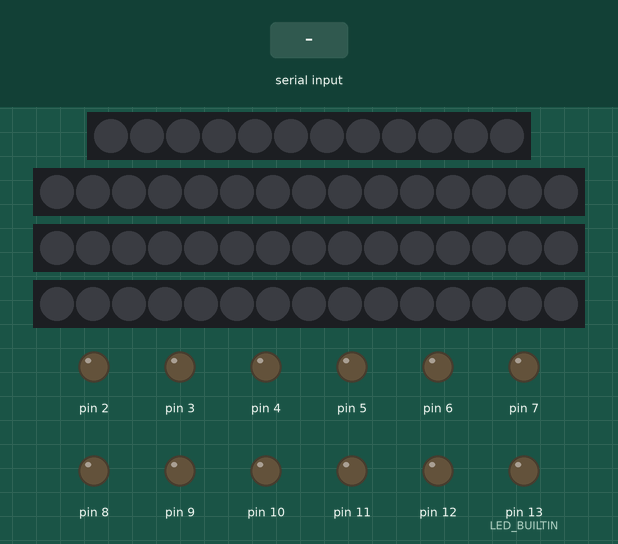
Simulated run of this sketch. Board: Arduino Uno, built with avr-gcc and run on an emulated ATmega328P. Shown: 12 RGB LEDs in strip order, left to right, 3 × 15 RGB LEDs in strip order, left to right, output pins drawn as LEDs (lit = HIGH). The inputs (shaded band) are chosen by the test bench. Dim RGB values are drawn brighter than linear; what the sketch prints to the serial monitor is not drawn.

Above: at 1.2 s.
1.3 s: "30,150\n" received over Serial
At 4.0 s:
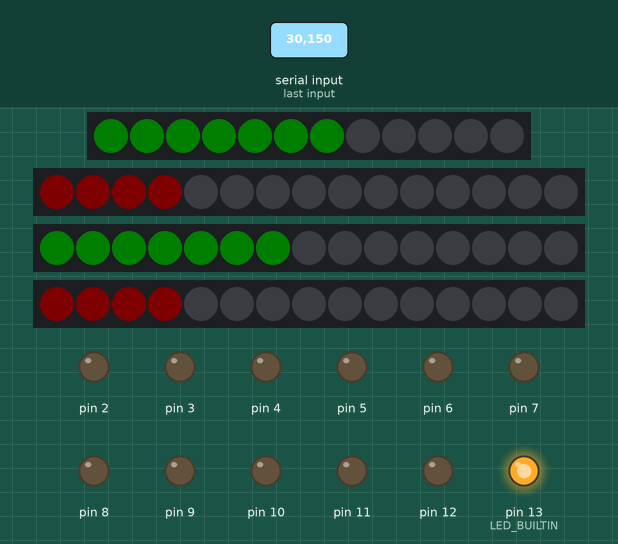
4.3 s: "100\n" received over Serial
At 5.8 s:
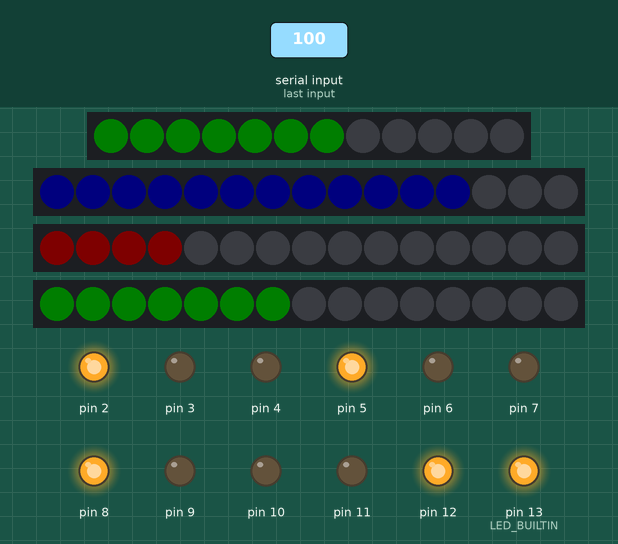
6.9 s: "101\n" received over Serial
At 8.9 s:
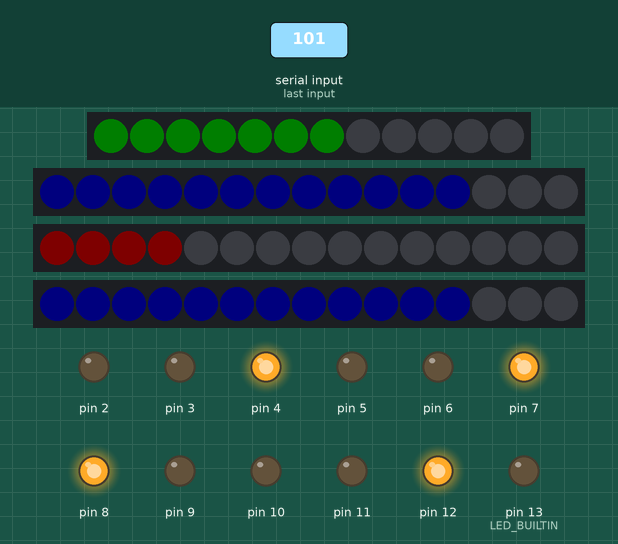
9.5 s: "103\n" received over Serial
At 10.9 s:
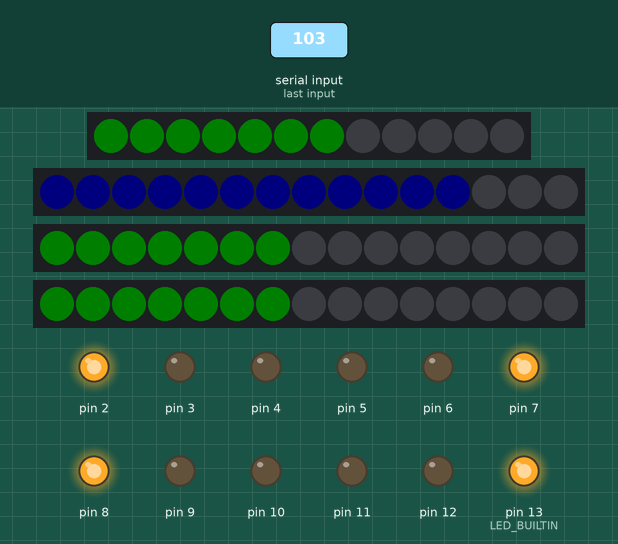
12.1 s: "0\n" received over Serial
At 14.4 s:
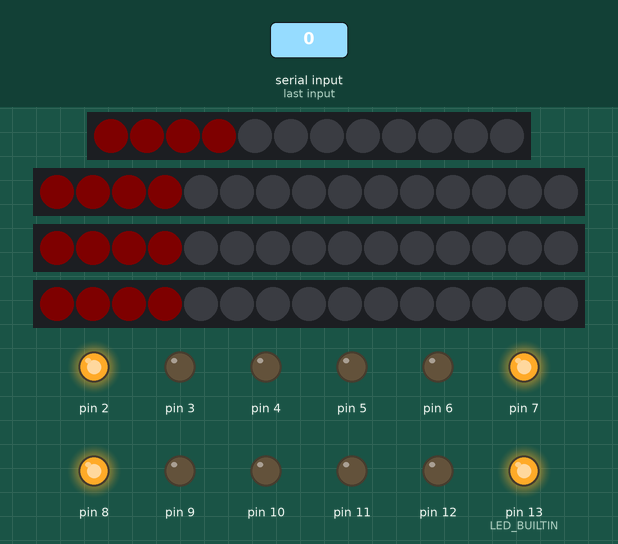
15.1 s: "102\n" received over Serial
At 17.0 s:
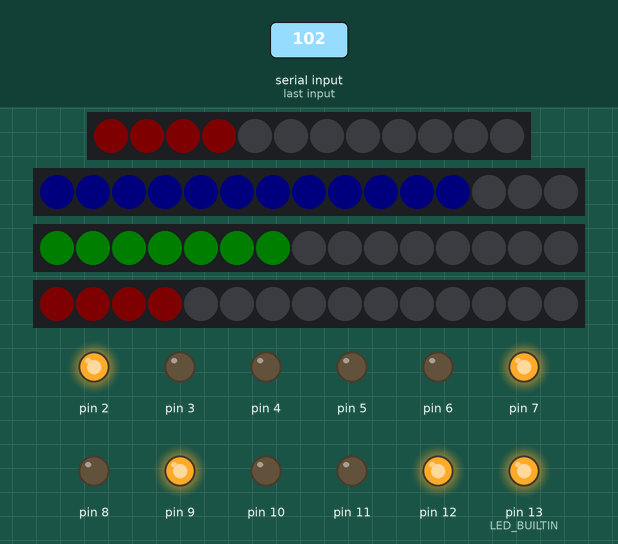
Timing chart, 0 to 18.1 s (numbered marks = the images above; inputs shaded):
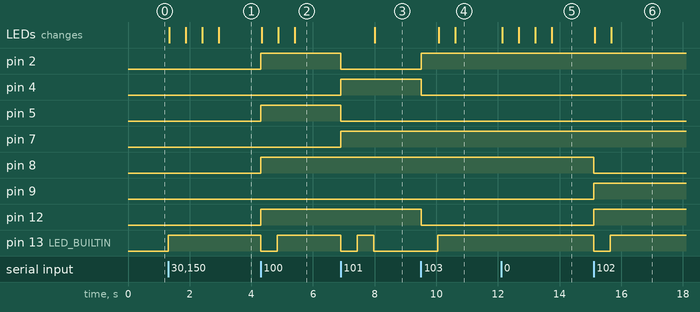

The sketch:

Arduino_from_Python.ino
```cpp
#include <FastLED.h>

#define LED_PIN_W     A2
#define LED_PIN_N     A3
#define LED_PIN_E     A4
#define LED_PIN_S     A5

#define NUM_leds_W    12
#define NUM_leds_N    15
#define NUM_leds_E    15
#define NUM_leds_S    15


CRGB leds_W[NUM_leds_W];
CRGB leds_N[NUM_leds_N];
CRGB leds_E[NUM_leds_E];
CRGB leds_S[NUM_leds_S];

String incomingByte ;
int west,north,east,south,byte_to_int,byte_to_int_action;
void setup() {

  Serial.begin(9600);

  pinMode(LED_BUILTIN, OUTPUT);
  FastLED.addLeds<WS2812, LED_PIN_W, GRB>(leds_W, NUM_leds_W);
  FastLED.addLeds<WS2812, LED_PIN_N, GRB>(leds_N, NUM_leds_N);
  FastLED.addLeds<WS2812, LED_PIN_E, GRB>(leds_E, NUM_leds_E);
  FastLED.addLeds<WS2812, LED_PIN_S, GRB>(leds_S, NUM_leds_S);
  FastLED.setBrightness(  4 );
  pinMode(8, OUTPUT);
  pinMode(5, OUTPUT);
  pinMode(2, OUTPUT);
  pinMode(3, OUTPUT);
  pinMode(4, OUTPUT);
  pinMode(10, OUTPUT);
  pinMode(6, OUTPUT);
  pinMode(7, OUTPUT);
  pinMode(9, OUTPUT);
  pinMode(11, OUTPUT);
  pinMode(13, OUTPUT);
  pinMode(12, OUTPUT);

}
void loop() {

  if (Serial.available() > 0) {

  incomingByte = Serial.readStringUntil('\n');
  byte_to_int_action=incomingByte.toInt();

  if (byte_to_int_action==100){
    digitalWrite(LED_BUILTIN, HIGH);
    digitalWrite(7, LOW);
    digitalWrite(6, LOW);
    digitalWrite(5, HIGH);

    digitalWrite(2, HIGH);
    digitalWrite(3, LOW);
    digitalWrite(4, LOW);

    digitalWrite(8, HIGH);
    digitalWrite(10, LOW);
    digitalWrite(9, LOW);

    digitalWrite(12, HIGH);
    digitalWrite(11, LOW);
    digitalWrite(13, LOW);
    //delay(500);
  }

  else if (byte_to_int_action==101){
    digitalWrite(7, HIGH);
    digitalWrite(6, LOW);
    digitalWrite(5, LOW);

    digitalWrite(2, LOW);
    digitalWrite(3, LOW);
    digitalWrite(4, HIGH);

    digitalWrite(8, HIGH);
    digitalWrite(10, LOW);
    digitalWrite(9, LOW);

    digitalWrite(12, HIGH);
    digitalWrite(11, LOW);
    digitalWrite(13, LOW);
//    delay(500);
  }

  else if (byte_to_int_action==102){
    digitalWrite(7, HIGH);
    digitalWrite(6, LOW);
    digitalWrite(5, LOW);

    digitalWrite(2, HIGH);
    digitalWrite(3, LOW);
    digitalWrite(4, LOW);

    digitalWrite(8, LOW);
    digitalWrite(10, LOW);
    digitalWrite(9, HIGH);

    digitalWrite(12, HIGH);
    digitalWrite(11, LOW);
    digitalWrite(13, LOW);
//    delay(500);
  }

  else if (byte_to_int_action==103){
    digitalWrite(7, HIGH);
    digitalWrite(6, LOW);
    digitalWrite(5, LOW);

    digitalWrite(2, HIGH);
    digitalWrite(3, LOW);
    digitalWrite(4, LOW);

    digitalWrite(8, HIGH);
    digitalWrite(10, LOW);
    digitalWrite(9, LOW);

    digitalWrite(12, LOW);
    digitalWrite(11, LOW);
    digitalWrite(13, HIGH);
//    delay(500);
  }


  byte_to_int=incomingByte.toInt();
    west=byte_to_int/27;
    north=(byte_to_int%27)/9;
    east=((byte_to_int%27)%9)/3;
    south=(((byte_to_int%27)%9)%3);
    if (west == 0) {

      digitalWrite(LED_BUILTIN, HIGH);
      leds_W[0] = CRGB(255, 0, 0);
      FastLED.show();
      leds_W[1] = CRGB(255, 0, 0);
      FastLED.show();
      leds_W[2] = CRGB(255, 0, 0);
      FastLED.show();
      leds_W[3] = CRGB(255, 0, 0);
      FastLED.show();
      leds_W[4] = CRGB(0, 0, 0);
      FastLED.show();
      leds_W[5] = CRGB(0, 0, 0);
      FastLED.show();
      leds_W[6] = CRGB(0, 0, 0);
      FastLED.show();
      leds_W[7] = CRGB(0, 0, 0);
      FastLED.show();
      leds_W[8] = CRGB(0, 0, 0);
      FastLED.show();
      leds_W[9] = CRGB(0, 0, 0);
      FastLED.show();
      leds_W[10] = CRGB(0, 0, 0);
      FastLED.show();
      leds_W[11] = CRGB(0, 0, 0);
      FastLED.show();
      delay(500);
      Serial.write("Led on");

    }

    else if (west==1){

      digitalWrite(LED_BUILTIN, HIGH);
      leds_W[0] = CRGB(0, 255, 0);
      FastLED.show();
      leds_W[1] = CRGB(0, 255, 0);
      FastLED.show();
      leds_W[2] = CRGB(0, 255, 0);
      FastLED.show();
      leds_W[3] = CRGB(0, 255, 0);
      FastLED.show();
      leds_W[4] = CRGB(0, 255, 0);
      FastLED.show();
      leds_W[5] = CRGB(0, 255, 0);
      FastLED.show();
      leds_W[6] = CRGB(0, 255, 0);
      FastLED.show();
      leds_W[7] = CRGB(0, 0, 0);
      FastLED.show();
      leds_W[8] = CRGB(0, 0, 0);
      FastLED.show();
      leds_W[9] = CRGB(0, 0, 0);
      FastLED.show();
      leds_W[10] = CRGB(0, 0, 0);
      FastLED.show();
      leds_W[11] = CRGB(0, 0, 0);
      FastLED.show();
      delay(500);
      Serial.write("Led on");
    }

    else if (west == 2) {

      digitalWrite(LED_BUILTIN, LOW);
      leds_W[0] = CRGB(0, 0, 255);
      FastLED.show();
      leds_W[1] = CRGB(0, 0, 255);
      FastLED.show();
      leds_W[2] = CRGB(0, 0, 255);
      FastLED.show();
      leds_W[3] = CRGB(0, 0, 255);
      FastLED.show();
      Serial.write("Led on");
      leds_W[4] = CRGB(0, 0, 255);
      FastLED.show();
      leds_W[5] = CRGB(0, 0, 255);
      FastLED.show();
      leds_W[6] = CRGB(0, 0, 255);
      FastLED.show();
      leds_W[7] = CRGB(0, 0, 255);
      FastLED.show();
      leds_W[8] = CRGB(0, 0, 255);
      FastLED.show();
      leds_W[9] = CRGB(0, 0, 255);
      FastLED.show();
      leds_W[10] = CRGB(0, 0, 255);
      FastLED.show();
      leds_W[11] = CRGB(0, 0, 255);
      FastLED.show();
      delay(500);
      Serial.write("Led off");

    }

    if (north== 0) {

      digitalWrite(LED_BUILTIN, HIGH);
      leds_N[0] = CRGB(255, 0, 0);
      FastLED.show();
      leds_N[1] = CRGB(255, 0, 0);
      FastLED.show();
      leds_N[2] = CRGB(255, 0, 0);
      FastLED.show();
      leds_N[3] = CRGB(255, 0, 0);
      FastLED.show();
      leds_N[4] = CRGB(0, 0, 0);
      FastLED.show();
      leds_N[5] = CRGB(0, 0, 0);
      FastLED.show();
      leds_N[6] = CRGB(0, 0, 0);
      FastLED.show();
      leds_N[7] = CRGB(0, 0, 0);
      FastLED.show();
      leds_N[8] = CRGB(0, 0, 0);
      FastLED.show();
      leds_N[9] = CRGB(0, 0, 0);
      FastLED.show();
      leds_N[10] = CRGB(0, 0, 0);
      FastLED.show();
      leds_N[11] = CRGB(0, 0, 0);
      FastLED.show();
      delay(500);
      Serial.write("Led on");

    }

    else if (north==1){

      digitalWrite(LED_BUILTIN, HIGH);
      leds_N[0] = CRGB(0, 255, 0);
      FastLED.show();
      leds_N[1] = CRGB(0, 255, 0);
      FastLED.show();
      leds_N[2] = CRGB(0, 255, 0);
      FastLED.show();
      leds_N[3] = CRGB(0, 255, 0);
      FastLED.show();
      leds_N[4] = CRGB(0, 255, 0);
      FastLED.show();
      leds_N[5] = CRGB(0, 255, 0);
      FastLED.show();
      leds_N[6] = CRGB(0, 255, 0);
      FastLED.show();
      leds_N[7] = CRGB(0, 0, 0);
      FastLED.show();
      leds_N[8] = CRGB(0, 0, 0);
      FastLED.show();
      leds_N[9] = CRGB(0, 0, 0);
      FastLED.show();
      leds_N[10] = CRGB(0, 0, 0);
      FastLED.show();
      leds_N[11] = CRGB(0, 0, 0);
      FastLED.show();
      delay(500);
      Serial.write("Led on");
    }

    else if (north == 2) {

      digitalWrite(LED_BUILTIN, LOW);
      leds_N[0] = CRGB(0, 0, 255);
      FastLED.show();
      leds_N[1] = CRGB(0, 0, 255);
      FastLED.show();
      leds_N[2] = CRGB(0, 0, 255);
      FastLED.show();
      leds_N[3] = CRGB(0, 0, 255);
      FastLED.show();
      Serial.write("Led on");
      leds_N[4] = CRGB(0, 0, 255);
      FastLED.show();
      leds_N[5] = CRGB(0, 0, 255);
      FastLED.show();
      leds_N[6] = CRGB(0, 0, 255);
      FastLED.show();
      leds_N[7] = CRGB(0, 0, 255);
      FastLED.show();
      leds_N[8] = CRGB(0, 0, 255);
      FastLED.show();
      leds_N[9] = CRGB(0, 0, 255);
      FastLED.show();
      leds_N[10] = CRGB(0, 0, 255);
      FastLED.show();
      leds_N[11] = CRGB(0, 0, 255);
      FastLED.show();
      delay(500);
      Serial.write("Led off");

    }

    if (east== 0) {

      digitalWrite(LED_BUILTIN, HIGH);
      leds_E[0] = CRGB(255, 0, 0);
      FastLED.show();
      leds_E[1] = CRGB(255, 0, 0);
      FastLED.show();
      leds_E[2] = CRGB(255, 0, 0);
      FastLED.show();
      leds_E[3] = CRGB(255, 0, 0);
      FastLED.show();
      leds_E[4] = CRGB(0, 0, 0);
      FastLED.show();
      leds_E[5] = CRGB(0, 0, 0);
      FastLED.show();
      leds_E[6] = CRGB(0, 0, 0);
      FastLED.show();
      leds_E[7] = CRGB(0, 0, 0);
      FastLED.show();
      leds_E[8] = CRGB(0, 0, 0);
      FastLED.show();
      leds_E[9] = CRGB(0, 0, 0);
      FastLED.show();
      leds_E[10] = CRGB(0, 0, 0);
      FastLED.show();
      leds_E[11] = CRGB(0, 0, 0);
      FastLED.show();
      delay(500);
      Serial.write("Led on");

    }

    else if (east==1){

      digitalWrite(LED_BUILTIN, HIGH);
      leds_E[0] = CRGB(0, 255, 0);
      FastLED.show();
      leds_E[1] = CRGB(0, 255, 0);
      FastLED.show();
      leds_E[2] = CRGB(0, 255, 0);
      FastLED.show();
      leds_E[3] = CRGB(0, 255, 0);
      FastLED.show();
      leds_E[4] = CRGB(0, 255, 0);
      FastLED.show();
      leds_E[5] = CRGB(0, 255, 0);
      FastLED.show();
      leds_E[6] = CRGB(0, 255, 0);
      FastLED.show();
      leds_E[7] = CRGB(0, 0, 0);
      FastLED.show();
      leds_E[8] = CRGB(0, 0, 0);
      FastLED.show();
      leds_E[9] = CRGB(0, 0, 0);
      FastLED.show();
      leds_E[10] = CRGB(0, 0, 0);
      FastLED.show();
      leds_E[11] = CRGB(0, 0, 0);
      FastLED.show();
      delay(500);
      Serial.write("Led on");
    }

    else if (east == 2) {

      digitalWrite(LED_BUILTIN, LOW);
      leds_E[0] = CRGB(0, 0, 255);
      FastLED.show();
      leds_E[1] = CRGB(0, 0, 255);
      FastLED.show();
      leds_E[2] = CRGB(0, 0, 255);
      FastLED.show();
      leds_E[3] = CRGB(0, 0, 255);
      FastLED.show();
      Serial.write("Led on");
      leds_E[4] = CRGB(0, 0, 255);
      FastLED.show();
      leds_E[5] = CRGB(0, 0, 255);
      FastLED.show();
      leds_E[6] = CRGB(0, 0, 255);
      FastLED.show();
      leds_E[7] = CRGB(0, 0, 255);
      FastLED.show();
      leds_E[8] = CRGB(0, 0, 255);
      FastLED.show();
      leds_E[9] = CRGB(0, 0, 255);
      FastLED.show();
      leds_E[10] = CRGB(0, 0, 255);
      FastLED.show();
      leds_E[11] = CRGB(0, 0, 255);
      FastLED.show();
      delay(500);
      Serial.write("Led off");

    }

    if (south== 0) {

      digitalWrite(LED_BUILTIN, HIGH);
      leds_S[0] = CRGB(255, 0, 0);
      FastLED.show();
      leds_S[1] = CRGB(255, 0, 0);
      FastLED.show();
      leds_S[2] = CRGB(255, 0, 0);
      FastLED.show();
      leds_S[3] = CRGB(255, 0, 0);
      FastLED.show();
      leds_S[4] = CRGB(0, 0, 0);
      FastLED.show();
      leds_S[5] = CRGB(0, 0, 0);
      FastLED.show();
      leds_S[6] = CRGB(0, 0, 0);
      FastLED.show();
      leds_S[7] = CRGB(0, 0, 0);
      FastLED.show();
      leds_S[8] = CRGB(0, 0, 0);
      FastLED.show();
      leds_S[9] = CRGB(0, 0, 0);
      FastLED.show();
      leds_S[10] = CRGB(0, 0, 0);
      FastLED.show();
      leds_S[11] = CRGB(0, 0, 0);
      FastLED.show();
      delay(500);
      Serial.write("Led on");

    }

    else if (south==1){

      digitalWrite(LED_BUILTIN, HIGH);
      leds_S[0] = CRGB(0, 255, 0);
      FastLED.show();
      leds_S[1] = CRGB(0, 255, 0);
      FastLED.show();
      leds_S[2] = CRGB(0, 255, 0);
      FastLED.show();
      leds_S[3] = CRGB(0, 255, 0);
      FastLED.show();
      leds_S[4] = CRGB(0, 255, 0);
      FastLED.show();
      leds_S[5] = CRGB(0, 255, 0);
      FastLED.show();
      leds_S[6] = CRGB(0, 255, 0);
      FastLED.show();
      leds_S[7] = CRGB(0, 0, 0);
      FastLED.show();
      leds_S[8] = CRGB(0, 0, 0);
      FastLED.show();
      leds_S[9] = CRGB(0, 0, 0);
      FastLED.show();
      leds_S[10] = CRGB(0, 0, 0);
      FastLED.show();
      leds_S[11] = CRGB(0, 0, 0);
      FastLED.show();
      delay(500);
      Serial.write("Led on");
    }

    else if (south == 2) {

      digitalWrite(LED_BUILTIN, LOW);
      leds_S[0] = CRGB(0, 0, 255);
      FastLED.show();
      leds_S[1] = CRGB(0, 0, 255);
      FastLED.show();
      leds_S[2] = CRGB(0, 0, 255);
      FastLED.show();
      leds_S[3] = CRGB(0, 0, 255);
      FastLED.show();
      Serial.write("Led on");
      leds_S[4] = CRGB(0, 0, 255);
      FastLED.show();
      leds_S[5] = CRGB(0, 0, 255);
      FastLED.show();
      leds_S[6] = CRGB(0, 0, 255);
      FastLED.show();
      leds_S[7] = CRGB(0, 0, 255);
      FastLED.show();
      leds_S[8] = CRGB(0, 0, 255);
      FastLED.show();
      leds_S[9] = CRGB(0, 0, 255);
      FastLED.show();
      leds_S[10] = CRGB(0, 0, 255);
      FastLED.show();
      leds_S[11] = CRGB(0, 0, 255);
      FastLED.show();
      delay(500);
      Serial.write("Led off");

    }


    else{

     Serial.write("invald input");

    }

//atas ini batas komen
  }

}
```

Measured:
- after the input at 1.3 s, pin 13 (LED_BUILTIN): LOW → HIGH at once; the LEDs: first change at once (image 1 shows a later state)
- after the input at 4.3 s, pin 2, pin 5, pin 8, pin 12: LOW → HIGH at once; pin 13 (LED_BUILTIN): HIGH → LOW at once, → HIGH 0.54 s later; the LEDs: first change at once (image 2 shows a later state)
- after the input at 6.9 s, pin 2, pin 5: HIGH → LOW at once; pin 4, pin 7: LOW → HIGH at once; pin 13 (LED_BUILTIN): HIGH → LOW at once, → HIGH 0.54 s later, → LOW 0.54 s later; the LEDs: change after 1.1 s (image 3)
- after the input at 9.5 s, pin 2: LOW → HIGH at once; pin 4, pin 12: HIGH → LOW at once; pin 13 (LED_BUILTIN): LOW → HIGH after 0.54 s; the LEDs: first change after 0.58 s (image 4 shows a later state)
- after the input at 12.1 s, the LEDs: first change at once (image 5 shows a later state)
- after the input at 15.1 s, pin 8: HIGH → LOW at once; pin 9, pin 12: LOW → HIGH at once; pin 13 (LED_BUILTIN): HIGH → LOW at once, → HIGH 0.53 s later; the LEDs: first change at once (image 6 shows a later state)
